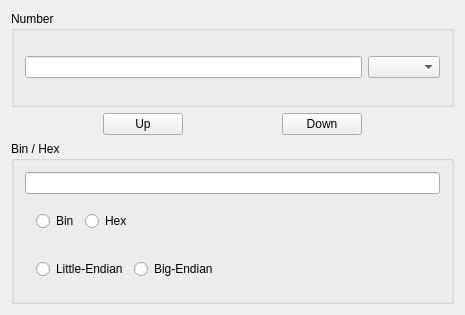
<?xml version="1.0" encoding="UTF-8"?>
<ui version="4.0">
 <class>Widget</class>
 <widget class="QWidget" name="Widget">
  <property name="geometry">
   <rect>
    <x>0</x>
    <y>0</y>
    <width>465</width>
    <height>315</height>
   </rect>
  </property>
  <property name="windowTitle">
   <string>BinNum</string>
  </property>
  <layout class="QVBoxLayout" name="verticalLayout_2">
   <item>
    <widget class="QGroupBox" name="groupBox">
     <property name="sizePolicy">
      <sizepolicy hsizetype="Preferred" vsizetype="Expanding">
       <horstretch>0</horstretch>
       <verstretch>0</verstretch>
      </sizepolicy>
     </property>
     <property name="title">
      <string>Number</string>
     </property>
     <property name="flat">
      <bool>false</bool>
     </property>
     <layout class="QHBoxLayout" name="horizontalLayout_2">
      <item>
       <widget class="QLineEdit" name="lineEdit_Number"/>
      </item>
      <item>
       <widget class="QComboBox" name="comboBox_NumType"/>
      </item>
     </layout>
    </widget>
   </item>
   <item>
    <layout class="QHBoxLayout" name="horizontalLayout">
     <item>
      <spacer name="horizontalSpacer_2">
       <property name="orientation">
        <enum>Qt::Horizontal</enum>
       </property>
       <property name="sizeHint" stdset="0">
        <size>
         <width>40</width>
         <height>20</height>
        </size>
       </property>
      </spacer>
     </item>
     <item>
      <widget class="QPushButton" name="pushButton_Up">
       <property name="text">
        <string>Up</string>
       </property>
      </widget>
     </item>
     <item>
      <spacer name="horizontalSpacer">
       <property name="orientation">
        <enum>Qt::Horizontal</enum>
       </property>
       <property name="sizeHint" stdset="0">
        <size>
         <width>40</width>
         <height>20</height>
        </size>
       </property>
      </spacer>
     </item>
     <item>
      <widget class="QPushButton" name="pushButton_Down">
       <property name="text">
        <string>Down</string>
       </property>
      </widget>
     </item>
     <item>
      <spacer name="horizontalSpacer_3">
       <property name="orientation">
        <enum>Qt::Horizontal</enum>
       </property>
       <property name="sizeHint" stdset="0">
        <size>
         <width>40</width>
         <height>20</height>
        </size>
       </property>
      </spacer>
     </item>
    </layout>
   </item>
   <item>
    <widget class="QGroupBox" name="groupBox_2">
     <property name="sizePolicy">
      <sizepolicy hsizetype="Preferred" vsizetype="Expanding">
       <horstretch>0</horstretch>
       <verstretch>0</verstretch>
      </sizepolicy>
     </property>
     <property name="title">
      <string>Bin / Hex</string>
     </property>
     <layout class="QVBoxLayout" name="verticalLayout">
      <item>
       <widget class="QLineEdit" name="lineEdit_Bin_Hex"/>
      </item>
      <item>
       <widget class="QWidget" name="widget" native="true">
        <layout class="QHBoxLayout" name="horizontalLayout_3">
         <item>
          <widget class="QRadioButton" name="radioButton_bin">
           <property name="text">
            <string>Bin</string>
           </property>
          </widget>
         </item>
         <item>
          <widget class="QRadioButton" name="radioButton_Hex">
           <property name="text">
            <string>Hex</string>
           </property>
          </widget>
         </item>
         <item>
          <spacer name="horizontalSpacer_4">
           <property name="orientation">
            <enum>Qt::Horizontal</enum>
           </property>
           <property name="sizeHint" stdset="0">
            <size>
             <width>40</width>
             <height>20</height>
            </size>
           </property>
          </spacer>
         </item>
        </layout>
       </widget>
      </item>
      <item>
       <widget class="QWidget" name="widget_2" native="true">
        <layout class="QHBoxLayout" name="horizontalLayout_4">
         <item>
          <widget class="QRadioButton" name="radioButton_LittleEndian">
           <property name="text">
            <string>Little-Endian</string>
           </property>
          </widget>
         </item>
         <item>
          <widget class="QRadioButton" name="radioButton_BigEndian">
           <property name="text">
            <string>Big-Endian</string>
           </property>
          </widget>
         </item>
         <item>
          <spacer name="horizontalSpacer_6">
           <property name="orientation">
            <enum>Qt::Horizontal</enum>
           </property>
           <property name="sizeHint" stdset="0">
            <size>
             <width>40</width>
             <height>20</height>
            </size>
           </property>
          </spacer>
         </item>
        </layout>
       </widget>
      </item>
     </layout>
     <zorder>widget_2</zorder>
     <zorder>widget</zorder>
     <zorder>lineEdit_Bin_Hex</zorder>
    </widget>
   </item>
  </layout>
 </widget>
 <layoutdefault spacing="6" margin="11"/>
 <resources/>
 <connections/>
</ui>
